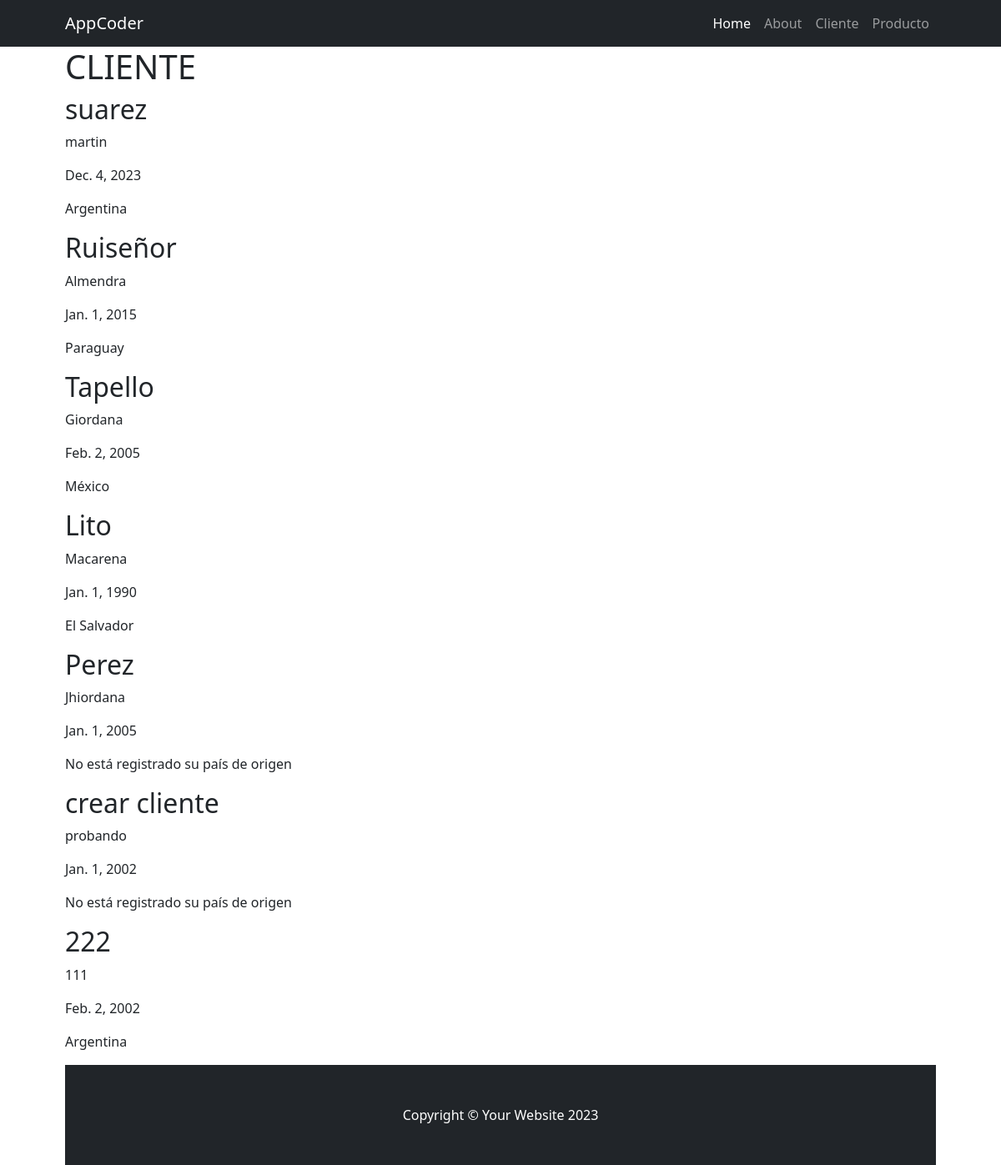
The page /cliente/ on the database its author committed.
### cliente/models.py (models this page shows, shortened)
class Cliente(models.Model):
    nombre = models.CharField(max_length=100)
    apellido = models.CharField(max_length=100)
    nacimiento = models.DateField(null=True, blank=True)
    pais_origen = models.ForeignKey(Pais, on_delete=models.SET_NULL, null=True, blank=True)

class Pais(models.Model):
    nombre = models.CharField(max_length = 100, unique= True)
    def __str__(self):
        return self.nombre

### cliente/views.py (the view)
# urls.py: path('', views.home, name="index"),
def home(request):
    clientess = models.Cliente.objects.all()
    context = {"clientes": clientess}
    return render(request, "cliente/index.html", context)

### cliente/templates/cliente/index.html
{% extends "core/base.html"  %}
{% block titulo %}
    CLIENTE
{% endblock titulo %}
{% block contenido %}
    {% for cliente in clientes %}
        <h2>{{ cliente.apellido }}</h2>
        <p>{{ cliente.nombre }}</p>
        {% if cliente.nacimiento %}
            <p>{{ cliente.nacimiento }}</p>
        {% else %}
            <p>No está registrado su fecha de nacimiento</p>
        {% endif %}
        {% if cliente.pais_origen %}
            <p>{{ cliente.pais_origen }}</p>
        {% else %}
            <p>No está registrado su país de origen</p>
        {% endif %}
    {% endfor %}
{% endblock contenido %}

### core/templates/core/base.html (shortened to what this page needs)
{% load static %}
<!DOCTYPE html>
<html lang="es">
    <head>
        <link href="{% static 'core/css/styles.css' %}" rel="stylesheet" />
    </head>
    <body>
        {% include 'core/navbar.html' %}
        <div class="container px-4 px-lg-5">
            <h1>
                {% block titulo %}
                {% endblock titulo %}
            </h1>
            {% block contenido %}
            {% endblock contenido %}
        <footer class="py-5 bg-dark">
            <div class="container px-4 px-lg-5"><p class="m-0 text-center text-white">Copyright &copy; Your Website 2023</p></div>
        </footer>
    </body>
</html>

### core/templates/core/navbar.html (shortened to what this page needs)
<nav class="navbar navbar-expand-lg navbar-dark bg-dark">
    <div class="container px-5">
        <a class="navbar-brand" href="#!"> AppCoder </a>
        <div class="collapse navbar-collapse" id="navbarSupportedContent">
            <ul class="navbar-nav ms-auto mb-2 mb-lg-0">
                <li class="nav-item"><a class="nav-link active" aria-current="page" href="{% url 'core:index' %}">Home</a></li>
                <li class="nav-item"><a class="nav-link" href="{% url 'core:about' %}">About</a></li>
                <li class="nav-item"><a class="nav-link" href="{% url 'cliente:index' %}">Cliente</a></li>
                <li class="nav-item"><a class="nav-link" href="{% url 'producto:index' %}">Producto</a></li>
            </ul>
        </div>
    </div>
</nav>

### rows shown on the page
Cliente: apellido "suarez", nombre "martin", nacimiento "Dec. 4, 2023", pais_origen "Argentina"
Cliente: apellido "Ruiseñor", nombre "Almendra", nacimiento "Jan. 1, 2015", pais_origen "Paraguay"
Cliente: apellido "Tapello", nombre "Giordana", nacimiento "Feb. 2, 2005", pais_origen "México"
Cliente: apellido "Lito", nombre "Macarena", nacimiento "Jan. 1, 1990", pais_origen "El Salvador"
Cliente: apellido "Perez", nombre "Jhiordana", nacimiento "Jan. 1, 2005", shows "No está registrado su país de origen"
Cliente: apellido "crear cliente", nombre "probando", nacimiento "Jan. 1, 2002", shows "No está registrado su país de origen"
Cliente: apellido "222", nombre "111", nacimiento "Feb. 2, 2002", pais_origen "Argentina"
